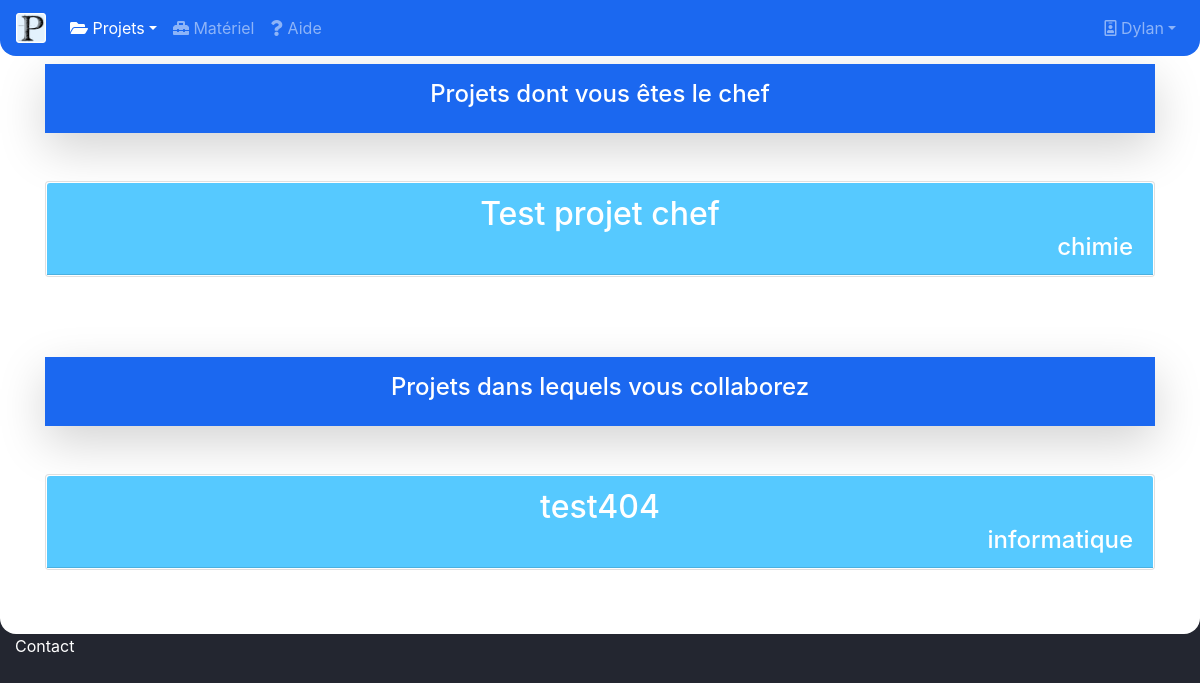
/projets/ (signed in), run on the app's committed database.
### comptes/models.py (models this page shows, shortened)
class Projet(models.Model):
    nom = models.CharField(max_length=100)
    type = models.CharField(max_length=100)
    description = TextField()
    chefProjet = models.ForeignKey(User, on_delete=models.CASCADE)

class PersonneProjet(models.Model):
    projet = models.ForeignKey(Projet, on_delete=models.CASCADE)
    personne = models.ForeignKey(User, on_delete=models.CASCADE)

### Prepascience/views.py (the view, shortened to what this page needs)
# urls.py: path('projets/',views.projets.as_view()),
class projets(TemplateView):
    def get(self, request):
        form = AjoutCollab()
        if request.user.is_authenticated:
            pchef = Projet.objects.filter(chefProjet__exact=request.user)
            pcollab = PersonneProjet.objects.filter(personne__exact=request.user)
            nomcollab = PersonneProjet.objects.all()
            listeMat = ProjetMateriel.objects.all()
            return render(request, "projet.html", {'pchef': pchef, 'pcollab': pcollab, 'form': form, 'nomcollab': nomcollab, 'listeMat': listeMat})
        else:
            return render(request, "projet.html")

### Prepascience/session.py (called while the page is built)
    def __call__(self, request):
        response = self.get_response(request)
        return response

    def process_view(self, request, view_func, view_args, view_kwargs):
        assert hasattr(request, 'user')
        path = request.path_info.lstrip('/')
        if not request.user.is_authenticated:
            if any(url.match(path) for url in EXEMPT_URLS):
                return redirect(settings.LOGIN_URL)

### templates/projet.html (shortened to what this page needs)
{% load static %}
{% if user.is_authenticated %}
<!doctype html>
<html lang="en">
<head>
    <link rel="stylesheet" href="https://stackpath.bootstrapcdn.com/bootstrap/4.4.1/css/bootstrap.min.css">
    <link rel="stylesheet" href="https://use.fontawesome.com/releases/v5.7.0/css/all.css">
</head>
<body style=" background-color: #232630;" >
<nav class="navbar navbar-expand-md navbar-dark fixed-top" style="background-color: #1B68F0;border-bottom-left-radius: 1rem; border-bottom-right-radius: 1rem ">
    <a class="navbar-brand" href="/">
        <img src="{% static 'images/logo.png' %}" width="30" height="30" class="d-inline-block align-top" alt="">
    </a>
    <div class="collapse navbar-collapse" id="navbarsExampleDefault">
        <ul class="navbar-nav mr-auto">
            <li class="nav-item dropdown active">
                <a class="nav-link dropdown-toggle" href="#" id="dropdown01" data-toggle="dropdown" aria-haspopup="true" aria-expanded="false"> <i class="fas fa-folder-open"> </i> Projets</a>
            </li>
            <li class="nav-item">
                <a class="nav-link" href="/materiel/?form="> <i class="fas fa-toolbox"></i> Matériel </a>
            </li>
            <li class="nav-item">
                <a class="nav-link" href="#"> <i class="fas fa-question"></i> Aide </a>
            </li>
            </ul>
            {% if user.is_authenticated %}
            <div align="right" class="navbar-nav">
                <a class="nav-link dropdown-toggle" href="#" id="dropdown01" data-toggle="dropdown" aria-haspopup="true" aria-expanded="false"> <i class="far fa-id-badge"></i> {{ request.user.username }}</a>
            </div>
            {% endif %}
    </div>
</nav>
<main role="main"  style="padding-left: 0px;padding-right: 0px;padding-top: 4rem;padding-bottom: 4rem; background-color: #FFFFFF;border-bottom-left-radius: 1rem;border-bottom-right-radius: 1rem">
    <div class="container" align="right">
    <div style="background-color: #1B68F0;margin-bottom: 2rem" align="center" class="shadow-lg p-3 mb-5 text-white"><h4>Projets dont vous êtes le chef</h4></div>
    <div class="accordion" id="projetsChef">
    {% for i in pchef %}
  <div class="card">
  <button class="btn btn-link" type="button" data-toggle="collapse" data-target="#collapse{{i.id}}" aria-expanded="true" aria-controls="collapse{{i.id}}" style="padding: 0px">
    <div class="card-header" id="heading{{i.id}}" style="background-color: #56C9FF;color:#FFFFFF;transition-duration: 0.5s;text-decoration: none;" onmouseover="this.style.background='#1B68F0'" onmouseout="this.style.background='#56C9FF'">
        <h2 class="mb-0" style="color:#FFFFFF">
          {{ i.nom }}
      </h2>
        <h4 class="mb-0" style="color:#FFFFFF; position:relative" align="right">
          {{ i.type }}
      </h4>
    </div>
  </button>
  </div>
    {% endfor %}
</div>
    <div style="background-color: #1B68F0;margin-bottom: 2rem;margin-top: 5rem" align="center" class="shadow-lg p-3 mb-5 text-white"><h4>Projets dans lequels vous collaborez</h4></div>
    <div class="accordion" id="projetsCollab">
    {% for i in pcollab %}
  <div class="card">
  <button class="btn btn-link" type="button" data-toggle="collapse" data-target="#collapse2{{i.id}}" aria-expanded="true" aria-controls="collapse2{{i.id}}" style="padding: 0px">
    <div class="card-header" id="heading2{{i.id}}" style="background-color: #56C9FF;color:#FFFFFF;transition-duration: 0.5s;text-decoration: none;" onmouseover="this.style.background='#1B68F0'" onmouseout="this.style.background='#56C9FF'">
        <h2 class="mb-0" style="color:#FFFFFF">
          {{ i.projet.nom }}
      </h2>
        <h4 class="mb-0" style="color:#FFFFFF; position:relative" align="right">
          {{ i.projet.type }}
      </h4>
    </div>
  </button>
  </div>
    {% endfor %}
    </div>
    </div>
</main>
<div class="container-fluid">
    <p style="color: white">Contact</p>
</div>
</body>
</html>
{% endif %}

### data on the page
Projet: nom "Test projet chef", type "chimie"
PersonneProjet: projet.nom "test404", projet.type "informatique"

### other printed values
{{ request.user.username }} "Dylan"
